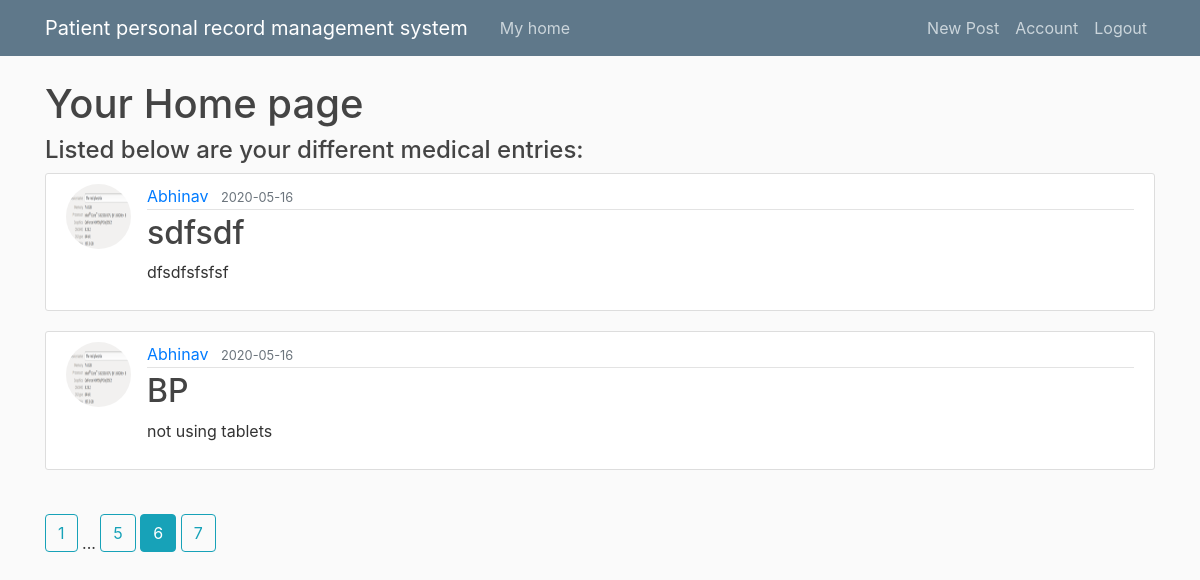
The app's page /home?page=6 (signed in) with its own data.
### Flask_SEproj/models.py (models this page shows, shortened)
class Post(db.Model):
    id = db.Column(db.Integer, primary_key=True)
    title = db.Column(db.String(100), nullable=False)
    date_posted = db.Column(db.DateTime, nullable=False, default=datetime.utcnow)
    content = db.Column(db.Text, nullable=False)
    user_id = db.Column(db.Integer, db.ForeignKey('user.id'))

class User(db.Model, UserMixin):
    id = db.Column(db.Integer, primary_key=True)
    username = db.Column(db.String(20), unique=True, nullable=False)
    email = db.Column(db.String(120), unique=True, nullable=False)
    image_file = db.Column(db.String(20), nullable=False, default='default.jpg')
    password = db.Column(db.String(60), nullable=False)
    mobile_number = db.Column(db.String(12), nullable=False)
    posts = db.relationship('Post', backref='author', lazy=True)
    admin = db.Column(db.Boolean, nullable=False)

### Flask_SEproj/routes.py (the view)
@app.route('/home')
@login_required
def home():
    page = request.args.get('page', 1, type=int)
    posts = Post.query.order_by(Post.date_posted.desc()).paginate(page=page, per_page=3)
    return render_template('home.html', posts=posts)

### Flask_SEproj/models.py (called while the page is built)
@login_manager.user_loader
def load_user(user_id):
    return User.query.get(int(user_id))

### Flask_SEproj/templates/home.html
{% extends "layout.html" %}
{% block content %}
	<h1>Your Home page </h1>
	<h4>Listed below are your different medical entries:</h4>
	{% for post in posts.items %}
	{% if post.author.username == current_user.username %}
		<article class="media content-section">
			<img class="rounded-circle article-img" src="{{ url_for('static', filename='images/' + post.author.image_file) }}">
		  <div class="media-body">
		    <div class="article-metadata">
		      <a class="mr-2" href="{{ url_for('user_post', username=post.author.username) }}">{{ post.author.username }}</a>
		      <small class="text-muted">{{ post.date_posted.strftime('%Y-%m-%d') }}</small>
		    </div>
		    <h2><a class="article-title" href="{{ url_for('post', post_id = post.id) }}">{{ post.title }}</a></h2>
		    <p class="article-content">{{ post.content }}</p>
		  </div>
		</article>
	{% else %}
	<br>
	{% endif %}
	{% endfor %}
	{% for page_num in posts.iter_pages(left_edge=1, right_edge=1, left_current=1, right_current=2) %}
		{% if page_num %}
			{% if posts.page == page_num %}
			<a class="btn btn-info mb-4" href="{{ url_for('home', page=page_num) }}">{{ page_num }}</a>
			{% else %}
			<a class="btn btn-outline-info mb-4" href="{{ url_for('home', page=page_num) }}">{{ page_num }}</a>
			{% endif %}
		{% else %}
			...
		{% endif %}
	{%  endfor %}
{% endblock content%}

### Flask_SEproj/static/main.css (style rules this page uses)
body { background: #fafafa; color: #333333; margin-top: 5rem; }
h1, h2, h3, h4, h5, h6 { color: #444444; }
.content-section { background: #ffffff; padding: 10px 20px; border: 1px solid #dddddd; border-radius: 3px; margin-bottom: 20px; }
.article-title { color: #444444; }
.article-content { white-space: pre-line; }
.article-img { height: 65px; width: 65px; margin-right: 16px; }
.article-metadata { padding-bottom: 1px; margin-bottom: 4px; border-bottom: 1px solid #e3e3e3 }

### records on screen
Post: image_file (picture), author.username "Abhinav", date_posted "2020-05-16", title "sdfsdf", content "dfsdfsfsfsf"
Post: image_file (picture), author.username "Abhinav", date_posted "2020-05-16", title "BP", content "not using tablets"

### other values on screen
{{ page_num }} "1" "5" "7"
{{ page_num }} "6"
